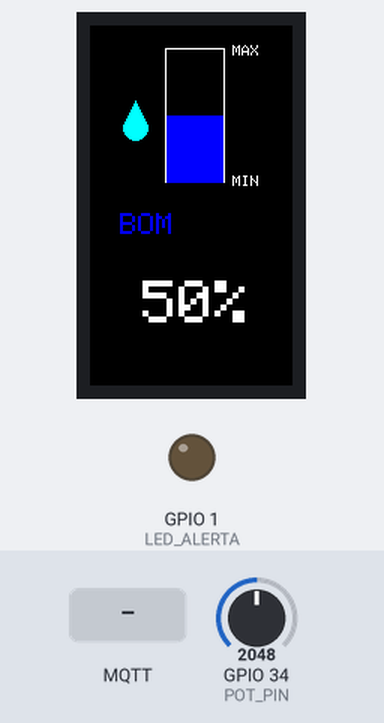
A sketch run on a simulated ESP32. Shown: 135×240 colour display, output pins drawn as LEDs (lit = HIGH). Inputs (shaded band) come from the test bench; at power-on: GPIO 34 (POT_PIN) = 2048. WiFi joins after 1.5 s; servers stay silent unless stated; no MQTT or app messages arrive unless stated; what the sketch prints to the serial monitor is not drawn.

Above: at 2.8 s.
2.9 s: GPIO 34 (POT_PIN) set to 919
At 4.9 s:
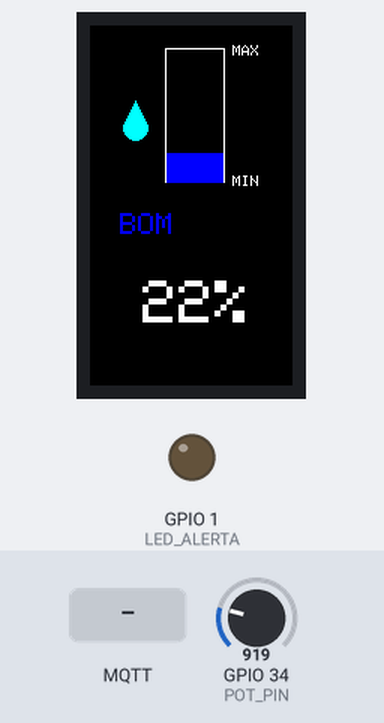
5.2 s: GPIO 34 (POT_PIN) set to 800
At 6.1 s:
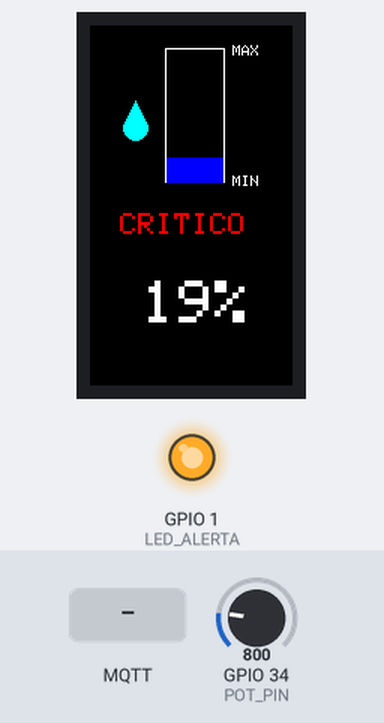
7.3 s: GPIO 34 (POT_PIN) set to 3206
At 8.5 s:
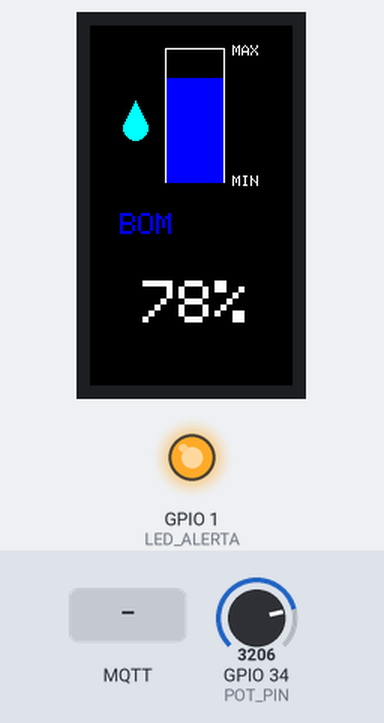
9.3 s: GPIO 34 (POT_PIN) set to 3308
At 10.8 s:
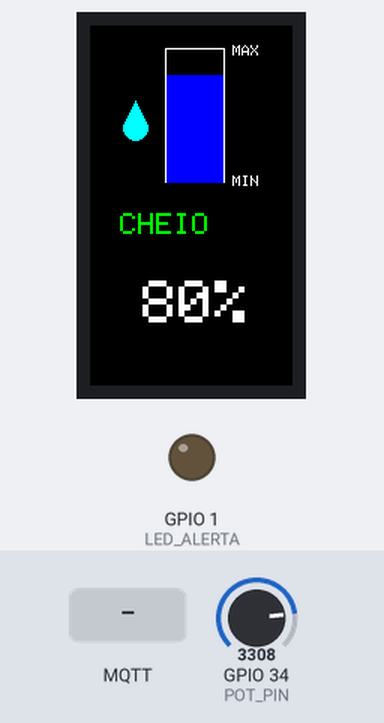
11.3 s: MQTT message "ON" arrives on the first subscribed topic
At 12.4 s:
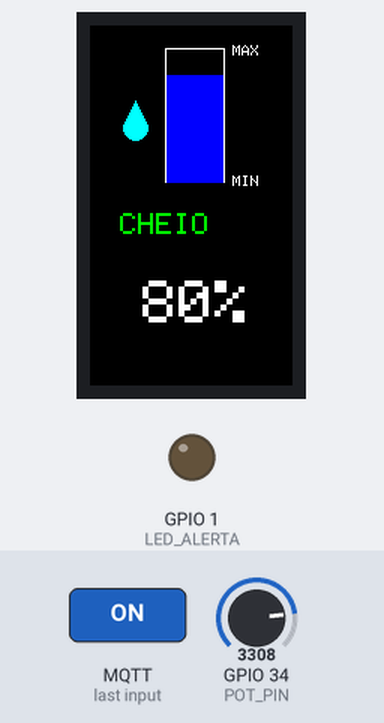
13.3 s: GPIO 34 (POT_PIN) set to 491
At 14.2 s:
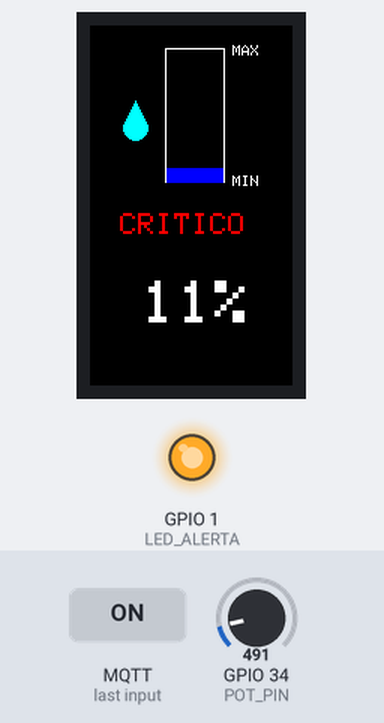
Timing chart, 0 to 16.3 s (numbered marks = the images above; inputs shaded):
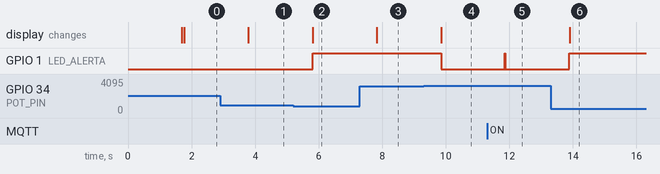

Measured:
- the behaviour switches between 860 and 859 on GPIO 34 (POT_PIN) (found by bisection; images 1 and 2)
- the behaviour switches between 3275 and 3276 on GPIO 34 (POT_PIN) (found by bisection; images 3 and 4)
- after the input at 2.9 s, the display: changes after 0.89 s (image 1)
- after the input at 5.2 s, GPIO 1 (LED_ALERTA): LOW → HIGH after 0.61 s; the display: changes after 0.61 s (image 2)
- after the input at 7.3 s, the display: changes after 0.53 s (image 3)
- after the input at 9.3 s, GPIO 1 (LED_ALERTA): HIGH → LOW after 0.55 s; the display: changes after 0.55 s (image 4)
- after the input at 11.3 s, GPIO 1 (LED_ALERTA): LOW → HIGH after 0.55 s, → LOW 0.02 s later
- after the input at 13.3 s, GPIO 1 (LED_ALERTA): LOW → HIGH after 0.59 s; the display: changes after 0.59 s (image 6)

The sketch:

Monitor_e_acionamento-wifi.ino
```cpp
#include <Adafruit_GFX.h>
#include <Adafruit_ST7789.h>
#include <SPI.h>
#include <WiFi.h>
#include <PubSubClient.h>


const char* ssid = "V-de-virus";
const char* password = "cerveja2025";

const char* mqtt_server = "18.210.29.178";


WiFiClient espClient;
PubSubClient client(espClient);


#define TFT_CS   5
#define TFT_DC   16
#define TFT_RST  17

#define POT_PIN 34
#define LED_ALERTA 1   // LED de nível crítico

Adafruit_ST7789 tft = Adafruit_ST7789(TFT_CS, TFT_DC, TFT_RST);

int x = 50;
int y = 15;
int largura = 40;
int altura = 90;

// Função conectar WiFi
void setup_wifi() {
  delay(10);
  Serial.println();
  Serial.print("Conectando ao WiFi...");

  WiFi.begin(ssid, password);

  while (WiFi.status() != WL_CONNECTED) {
    delay(500);
    Serial.print(".");
  }

  Serial.println("\nWiFi conectado!");
  Serial.print("IP: ");
  Serial.println(WiFi.localIP());
}

// Função reconectar MQTT
void reconnect() {
  while (!client.connected()) {
    Serial.print("Conectando ao MQTT...");

    if (client.connect("ESP32Client")) {
      Serial.println("Conectado!");

      // Se quiser receber comandos
      client.subscribe("controle");

    } else {
      Serial.print("Erro: ");
      Serial.print(client.state());
      Serial.println(" tentando novamente em 5s...");
      delay(5000);
    }
  }
}

// Receber mensagens MQTT
void callback(char* topic, byte* payload, unsigned int length) {
  String mensagem;

  for (int i = 0; i < length; i++) {
    mensagem += (char)payload[i];
  }

  Serial.print("Mensagem recebida: ");
  Serial.println(mensagem);

  // Exemplo: ligar/desligar LED
  if (mensagem == "ON") {
    digitalWrite(1, HIGH);
  } else if (mensagem == "OFF") {
    digitalWrite(1, LOW);
  }
}


void desenharGota(int gx, int gy){

  // parte redonda
  tft.fillCircle(gx, gy+8, 8, ST77XX_CYAN);

  // ponta da gota
  tft.fillTriangle(
    gx-8, gy+6,
    gx+8, gy+6,
    gx, gy-10,
    ST77XX_CYAN
  );
}

void setup() {

  setup_wifi();

  client.setServer(mqtt_server, 1883);
  client.setCallback(callback);

  SPI.begin(18, -1, 23, 5);

  tft.init(135, 240);
  tft.setRotation(0);
  tft.fillScreen(ST77XX_BLACK);

  pinMode(LED_ALERTA, OUTPUT);
  digitalWrite(LED_ALERTA, LOW);

  // contorno do reservatório
  tft.drawRect(x, y, largura, altura, ST77XX_WHITE);

  // indicadores MIN e MAX
  tft.setTextSize(1);
  tft.setTextColor(ST77XX_WHITE);

  tft.setCursor(x + largura + 5, y - 2);
  tft.print("MAX");

  tft.setCursor(x + largura + 5, y + altura - 5);
  tft.print("MIN");

  // gota
  desenharGota(x - 20, y + altura/2);
}

void loop() {
  if (!client.connected()) {
    reconnect();
  }
  client.loop();

  int valorPot = analogRead(POT_PIN);

  int nivel = map(valorPot, 0, 4095, 0, altura);
  int porcentagem = map(valorPot, 0, 4095, 0, 100);

  // limpa interior da barra
  tft.fillRect(x+1, y+1, largura-2, altura-2, ST77XX_BLACK);

  // desenha nível
  tft.fillRect(x+1, y + altura - nivel, largura-2, nivel, ST77XX_BLUE);

  // limpa área de texto
  tft.fillRect(0, 120, 135, 100, ST77XX_BLACK);

  String texto;
  uint16_t cor;

  if (porcentagem <= 20) {

    texto = "CRITICO";
    cor = ST77XX_RED;

    digitalWrite(LED_ALERTA, HIGH);   // LIGA LED

  }
  else if (porcentagem < 80) {

    texto = "BOM";
    cor = ST77XX_BLUE;

  }
  else {

    texto = "CHEIO";
    cor = ST77XX_GREEN;

    digitalWrite(LED_ALERTA, LOW);    // DESLIGA LED

  }

  // texto estado
  tft.setTextSize(2);
  tft.setTextColor(cor);
  tft.setCursor(20, 125);
  tft.print(texto);

  // porcentagem
  tft.setTextSize(4);
  tft.setTextColor(ST77XX_WHITE);
  tft.setCursor(35, 170);
  tft.print(porcentagem);
  tft.print("%");


  // Converter para %
  //int nivel = map(valor, 0, 4095, 0, 100);

  Serial.print("Nivel: ");
  Serial.println(nivel);

  Serial.begin(115200);
  Serial.print(client.state());

  // Publicar no MQTT
String msg = String(porcentagem);
client.publish("sensor/nivel", msg.c_str());

  delay(2000);
}
```
